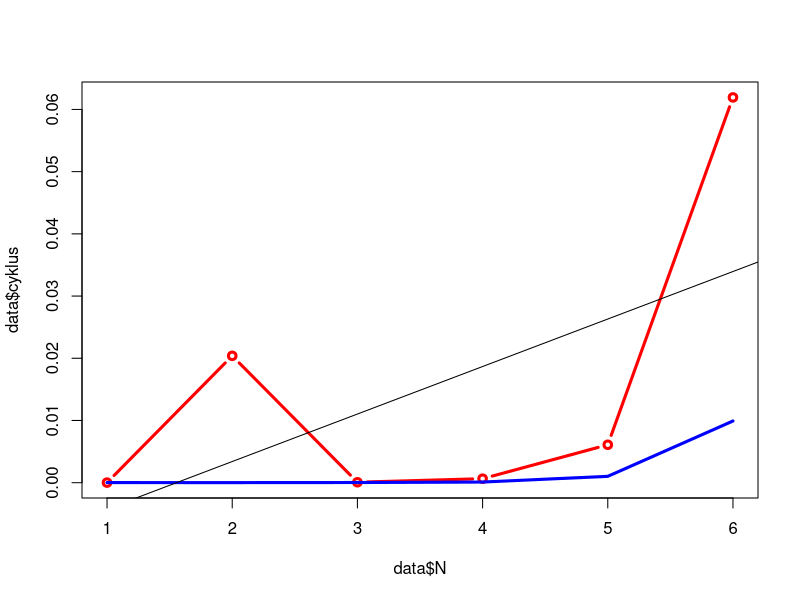

This figure's R source:

#srovnani vykonu vektorove operace a operace provadene cyklem

#pripravime si funkci pro mereni doby behu funkce (neni nutne - takova existuje, ale je to demo)
zmer<-function(x,fun){
  t1<-as.numeric(Sys.time())
  fun(x)
  t2<-as.numeric(Sys.time())
  return(t2-t1)
}

#funkce vektorove
vektorove <- function(x){
  y<-sqrt(x)
}

#funkce cyklem
cyklem <- function(x){
  for (i in 1:length(x)){
    sqrt(x[i])
  }
  
}


#empty dataframe
data<-as.data.frame(c())

#a jedem
for (mocnina in 1:6){
  max=10^mocnina;
  a=1:max
  
  tv<-zmer(a,vektorove)
  tf<-zmer(a,cyklem)
  data<-rbind(data,list(N=mocnina,vektor=tv,cyklus=tf))
}

data

plot(x=data$N,y=data$cyklus,type="b",col="red",lwd=3)

lines(data$vektor,col="blue",lwd=3)
lines(data$mapovani,col="gray",lwd=3)

#a zkusime tim prolozit linearni regresi, COZ JE CELKEM BLBOST, ALE JAKO DEMO
lm1 <- lm(data$cyklus ~ data$N)
summary(lm1)

#a zakreslit ji do grafu
abline(lm1$coefficients,col="black")
data